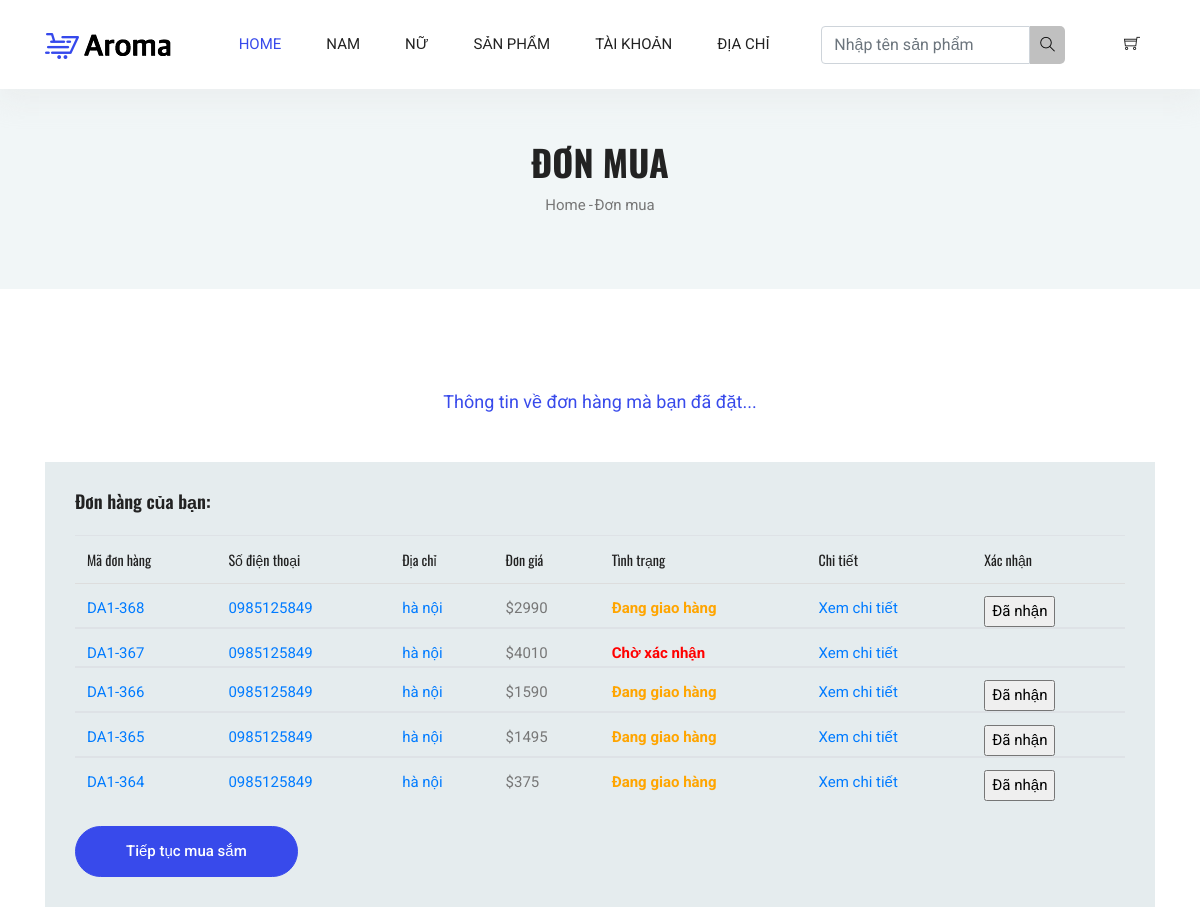
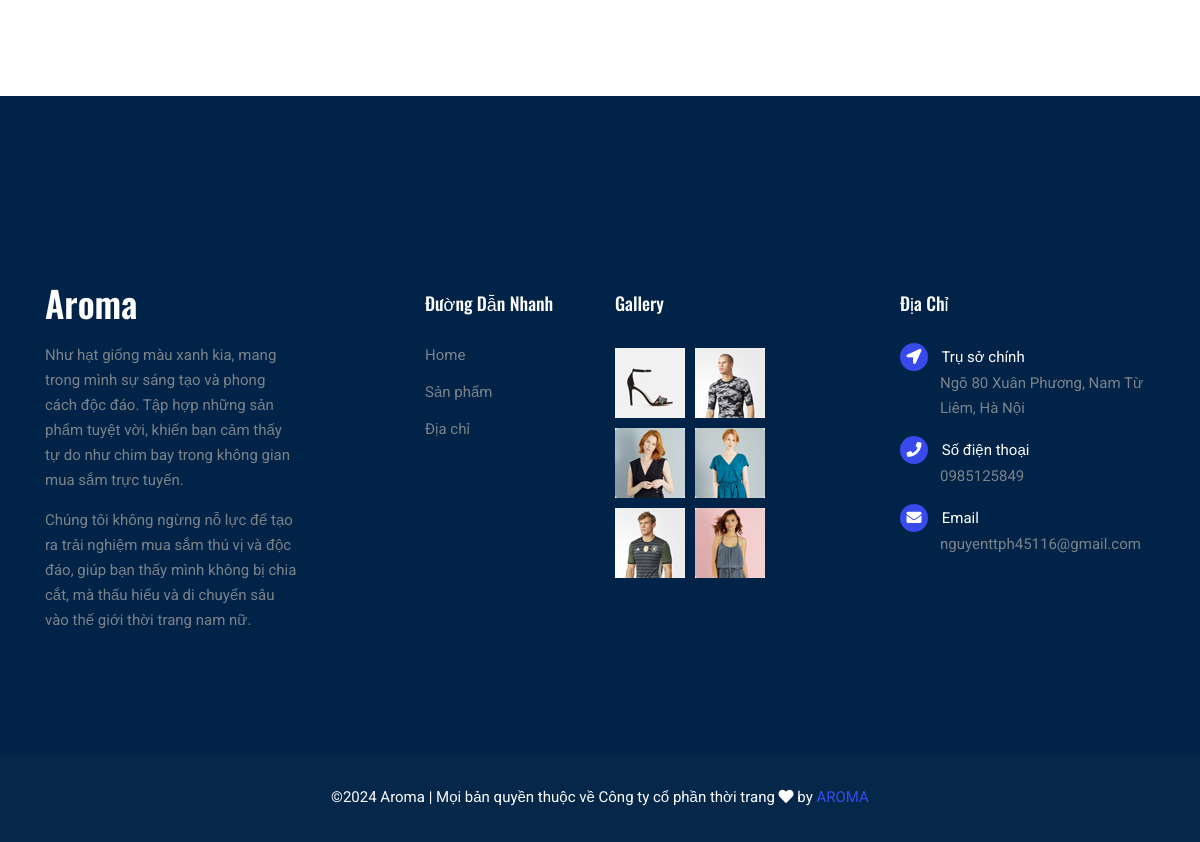
Page /index.php?act=donmua (signed in) on the committed database (2 pictures, top to bottom).
### tables this page shows
CREATE TABLE `donhang` (
  `ma_donhang` int(11) NOT NULL,
  `makh` int(11) DEFAULT 0,
  `tenkh` varchar(255) NOT NULL,
  `dc_dh` varchar(255) NOT NULL,
  `sdt_dh` varchar(50) NOT NULL,
  `email_dh` varchar(100) NOT NULL,
  `pttt` tinyint(4) NOT NULL DEFAULT 1 COMMENT '1. Trả tiền khi nhận hàng\r\n2. Thanh toán mã QR MoMo\r\n3. Thanh toán VNPay',
  `ngaydathang` varchar(50) NOT NULL,
  `tong` int(11) NOT NULL DEFAULT 0,
  `trangthai_dh` tinyint(1) NOT NULL DEFAULT 0,
  `ten_nguoinhan` varchar(255) DEFAULT NULL,
  `dc_nguoinhan` varchar(255) DEFAULT NULL,
  `sdt_nguoinhan` varchar(255) DEFAULT NULL
);

### model/pdo.php (called while the page is built, shortened)
<?php
function pdo_get_connection(){
    $dburl = "mysql:host=localhost;dbname=da1;charset=utf8";
    $username = 'root';
    $password = '';
    $conn = new PDO($dburl, $username, $password);
    $conn->setAttribute(PDO::ATTR_ERRMODE, PDO::ERRMODE_EXCEPTION);
    return $conn;
}
function pdo_query($sql){
    $sql_args = array_slice(func_get_args(), 1);
    try{
        $conn = pdo_get_connection();
        $stmt = $conn->prepare($sql);
        $stmt->execute($sql_args);
        $rows = $stmt->fetchAll();
        return $rows;
    }
    catch(PDOException $e){
        throw $e;
    }
    finally{
        unset($conn);
    }
}

### view/cart/donmua.php (the view, shortened to what this page needs)
<section class="blog-banner-area" style="height: 200px;" id="category">
    <div class="container h-100">
        <div class="blog-banner">
            <div class="text-center">
                <h1>ĐƠN MUA</h1>
                <nav aria-label="breadcrumb" class="banner-breadcrumb">
                    <ol class="breadcrumb">
                        <li class="breadcrumb-item"><a href="index.php">Home</a></li>
                        <li class="breadcrumb-item active" aria-current="page">Đơn mua</li>
                    </ol>
                </nav>
            </div>
        </div>
    </div>
</section>
<section class="order_details section-margin--small">
    <div class="container">
        <p class="text-center billing-alert">Thông tin về đơn hàng mà bạn đã đặt...</p>
        <div class="order_details_table">
            <h2>Đơn hàng của bạn:</h2>
            <div class="table-responsive">
                <table class="table">
                    <thead>
                        <tr>
                            <th scope="col">Mã đơn hàng</th>
                            <th scope="col">Số điện thoại</th>
                            <th scope="col">Địa chỉ</th>
                            <th scope="col">Đơn giá</th>
                            <th scope="col">Tình trạng</th>
                            <th scope="col">Chi tiết</th>
                            <th scope="col">Xác nhận</th>
                        </tr>
                    </thead>
                    <?php
                    foreach ($listdonmua as $donmua) {
                        extract($donmua);
                        $chitietdonmua = "index.php?act=chitietdonmua&ma_donhang=" . $ma_donhang;
                        $ttdh = get_ttdh($trangthai_dh);
                        if ($trangthai_dh == 2) {
                            $da_nhan = '<input type="submit" name="xacnhan" value="Đã nhận" class="w80">';
                        } else {
                            $da_nhan = '';
                        }
                        echo '<tbody>
                        <tr>
                            <td>
                                <p><a href="' . $chitietdonmua . '">DA1-' . $ma_donhang . '</a></p>
                            </td>
                            <td ><a href="' . $chitietdonmua . '">' . $sdt_dh . '</a></td>
                            <td ><a href="' . $chitietdonmua . '">' . $dc_dh . '</a></td>
                            <td >$' . $tong .' </td>
                            <td >' . $ttdh . '</td>
                            <td ><a href="' . $chitietdonmua . '">Xem chi tiết</a></td>
                            <td>
                                <form action="index.php?act=danhan" method="post">
                                    <input type="hidden" name="id" value="' . $id . '">
                                    ' . $da_nhan . '
                                </form>
                            </td>
                        </tr>';
                    }
                    echo '
                    </tbody>';
                    ?>
                </table>
                <br>
                <div class="bottom_button">
                    <a href="index.php?act=sanpham"><input class="button" type="submit" value="Tiếp tục mua sắm"></a>
                </div>
            </div>
        </div>
    </div>
</section>

### model/cart.php (shortened to what this page needs)
<?php
function listdonmua($id)
{
    $sql = "SELECT * FROM donhang WHERE makh=" . $id;
    $sql .= " ORDER BY ma_donhang DESC";
    $bill = pdo_query($sql);
    return $bill;
}
function get_ttdh($n)
{
    switch ($n) {
        case '0':
            $tt = "<span style='color: red; font-weight: bold;'>Chờ xác nhận</span>";
            break;
        case '2':
            $tt = "<span style='color: orange; font-weight: bold;'>Đang giao hàng</span>";
            break;
    }
    return $tt;
}

### css/style.css (style rules this page uses)
body { color:#777;font-family:"Roboto",sans-serif;font-size:15px;font-weight:400;line-height:1.667 }
h1,h2,h3,h4,h5,h6 { font-family:"Oswald",sans-serif;color:#222;line-height:1.1 }
h1,.h1 { font-size:50px;font-weight:700 }
h2,.h2 { font-size:36px;font-weight:600 }
a { display:inline-block }
.section-margin--small { margin:35px 0 }
@media (min-width: 1000px) { .section-margin--small { margin:98px 0 } }
.button { display:inline-block;border:1px solid #384aeb;border-radius:30px;color:#222;font-weight:500;padding:12px 50px;background:#384aeb;color:#fff;transition:all .4s ease }
.blog-banner { position:relative }
.blog-banner h4,.blog-banner h1,.blog-banner a { text-transform:capitalize;color:#fff }
.blog-banner h1 { font-size:30px;margin-bottom:10px;color:#222 }
@media (min-width: 992px) { .blog-banner h1 { font-size:36px } }
.blog-banner-area { height:280px;position:relative;z-index:1 }
@media (min-width: 1000px) { .blog-banner-area { height:410px } }
.blog-banner-area .blog-banner { position:absolute;top:50%;left:50%;width:100%;transform:translate(-50%, -50%) }
.blog-banner-area::after { content:"";display:block;position:absolute;top:0;left:0;width:100%;height:100%;background:#f1f6f7;z-index:-1 }
.banner-breadcrumb { display:inline-block }
.banner-breadcrumb .breadcrumb { background:transparent;padding:0 }
.banner-breadcrumb .breadcrumb-item { padding:.1rem }
.banner-breadcrumb .breadcrumb-item a { text-transform:capitalize;color:#777777 }
.banner-breadcrumb .breadcrumb-item+.breadcrumb-item::before { color:#777777;padding-right:.1rem;content:"-" }
.banner-breadcrumb .breadcrumb-item.active { color:#777777 }
.billing-alert { font-size:18px;color:#384aeb;margin-bottom:30px }
.order_details_table { background:#f1f6f7;padding:30px;margin-top:75px }
@media (min-width: 767px) { .order_details_table { margin-top:45px } }
.order_details_table h2 { color:#222;font-size:18px;padding-bottom:15px }
.order_details_table .table { margin-bottom:0px }
.order_details_table .table thead tr th { border-bottom:1px solid #ddd;font-size:16px;font-family:"Oswald",sans-serif;font-weight:normal;color:#222 }
.order_details_table .table tbody tr td { border:0;color:#777777 }
.order_details_table .table tbody tr td p { margin-bottom:0px }
.order_details_table .table tbody tr:last-child td { border-top:1px solid #ddd;padding-bottom:0 }
.order_details_table .table tbody tr:last-child td p { color:#222 }
.order_details_table { background:#e5ecee;padding:30px;margin-top:75px }
.order_details_table .table thead tr th { border-bottom:1px solid #ddd;font-size:14px;font-weight:normal }
.order_details_table .table tbody tr:last-child td { border-top:1px solid #ddd }

### rows in the picture
donhang: ma_donhang "368", sdt_dh "0985125849", dc_dh "hà nội", tong "2990", trangthai_dh "Đang giao hàng"
donhang: ma_donhang "367", sdt_dh "0985125849", dc_dh "hà nội", tong "4010", trangthai_dh "Chờ xác nhận"
donhang: ma_donhang "366", sdt_dh "0985125849", dc_dh "hà nội", tong "1590", trangthai_dh "Đang giao hàng"
donhang: ma_donhang "365", sdt_dh "0985125849", dc_dh "hà nội", tong "1495", trangthai_dh "Đang giao hàng"
donhang: ma_donhang "364", sdt_dh "0985125849", dc_dh "hà nội", tong "375", trangthai_dh "Đang giao hàng"
